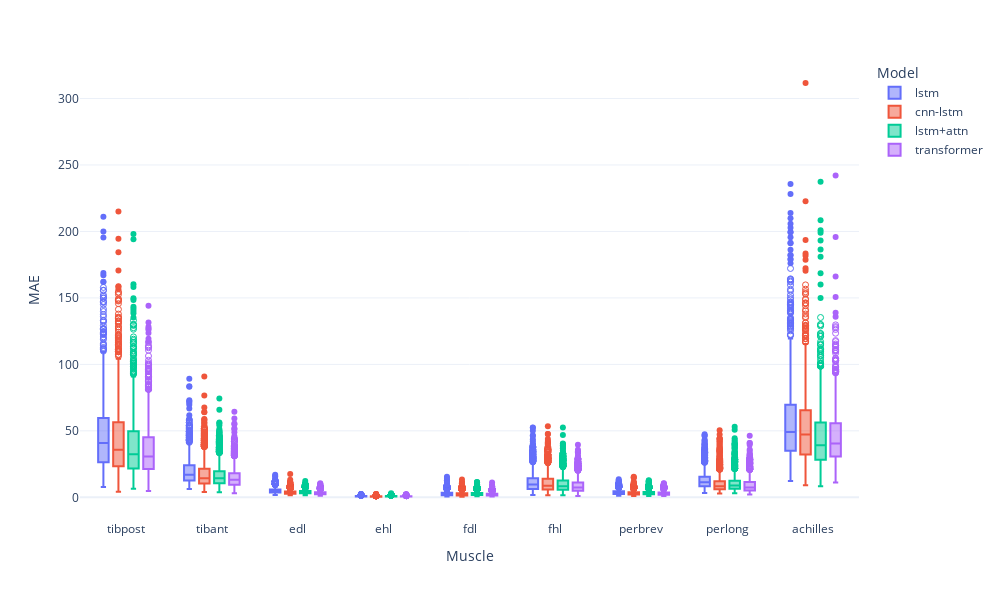

Notebook code cell kept with this figure:
### Code cell
fig = px.box(
    df_all,
    x='Muscle',
    y='MAE',
    color='Model',
    points='suspectedoutliers',
    template='plotly_white'
)

fig.update_layout(
    width=1000,
    height=600
)
fig.show()

### Figure 1 — Plotly figure (JSON) as saved in the notebook; plotly's stock layout.template omitted (floating-point values rounded to 4 significant figures; data arrays with more than 128 entries replaced by an {"elided": "..."} marker saying what was removed)
{"data": [{"alignmentgroup": "True", "boxpoints": "suspectedoutliers", "hovertemplate": "Model=lstm<br>Muscle=%{x}<br>MAE=%{y}<extra></extra>", "legendgroup": "lstm", "marker": {"color": "#636efa"}, "name": "lstm", "notched": false, "offsetgroup": "lstm", "orientation": "v", "showlegend": true, "type": "box", "x": {"elided": "12060 str values"}, "x0": " ", "xaxis": "x", "y": {"elided": "12060 float values"}, "y0": " ", "yaxis": "y"}, {"alignmentgroup": "True", "boxpoints": "suspectedoutliers", "hovertemplate": "Model=cnn-lstm<br>Muscle=%{x}<br>MAE=%{y}<extra></extra>", "legendgroup": "cnn-lstm", "marker": {"color": "#EF553B"}, "name": "cnn-lstm", "notched": false, "offsetgroup": "cnn-lstm", "orientation": "v", "showlegend": true, "type": "box", "x": {"elided": "12060 str values"}, "x0": " ", "xaxis": "x", "y": {"elided": "12060 float values"}, "y0": " ", "yaxis": "y"}, {"alignmentgroup": "True", "boxpoints": "suspectedoutliers", "hovertemplate": "Model=lstm+attn<br>Muscle=%{x}<br>MAE=%{y}<extra></extra>", "legendgroup": "lstm+attn", "marker": {"color": "#00cc96"}, "name": "lstm+attn", "notched": false, "offsetgroup": "lstm+attn", "orientation": "v", "showlegend": true, "type": "box", "x": {"elided": "12060 str values"}, "x0": " ", "xaxis": "x", "y": {"elided": "12060 float values"}, "y0": " ", "yaxis": "y"}, {"alignmentgroup": "True", "boxpoints": "suspectedoutliers", "hovertemplate": "Model=transformer<br>Muscle=%{x}<br>MAE=%{y}<extra></extra>", "legendgroup": "transformer", "marker": {"color": "#ab63fa"}, "name": "transformer", "notched": false, "offsetgroup": "transformer", "orientation": "v", "showlegend": true, "type": "box", "x": {"elided": "12060 str values"}, "x0": " ", "xaxis": "x", "y": {"elided": "12060 float values"}, "y0": " ", "yaxis": "y"}], "layout": {"boxmode": "group", "height": 600, "legend": {"title": {"text": "Model"}, "tracegroupgap": 0}, "margin": {"t": 60}, "width": 1000, "xaxis": {"anchor": "y", "domain": [0, 1], "title": {"text": "Muscle"}}, "yaxis": {"anchor": "x", "domain": [0, 1], "title": {"text": "MAE"}}}}
